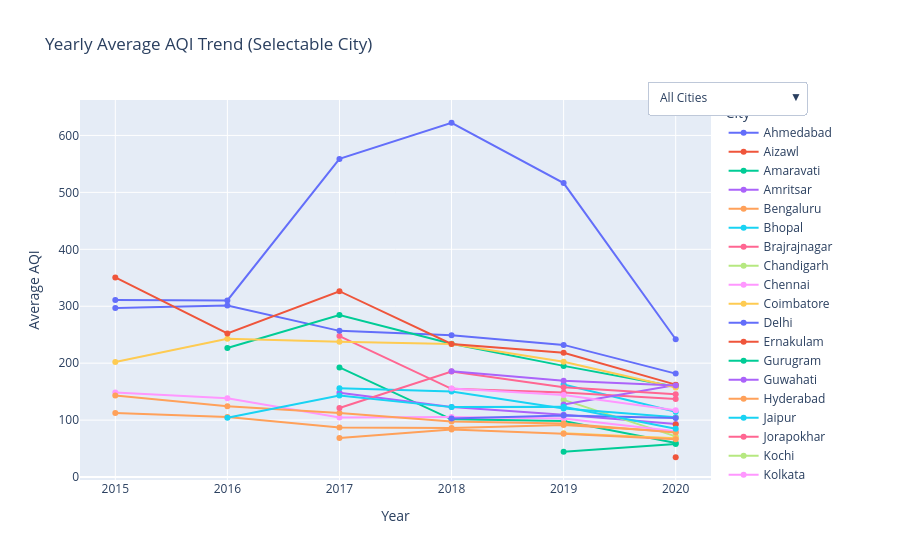

The cell this chart's notebook holds for it:
### Markdown cell above
## Yearly Average AQI Trend per City
This line chart shows the **average yearly AQI** for each city from 2015 to 2020. Each line represents one city, and the dropdown allows you to either compare all cities together or focus on a single city’s long-term air-quality trend.

### Code cell
df_year_city_aqi = (
    df.dropna(subset=["AQI"])
      .groupby(["City", "Year"])["AQI"]
      .mean()
      .reset_index()
)

fig = px.line(
    df_year_city_aqi,
    x="Year",
    y="AQI",
    color="City",
    markers=True,
    title="Yearly Average AQI Trend (Selectable City)",
    labels={"AQI": "Average AQI"}
)

cities = df_year_city_aqi["City"].unique()

dropdown_buttons = [
    {
        "label": "All Cities",
        "method": "update",
        "args": [
            {"visible": [True] * len(cities)},
            {"title": "Yearly Average AQI Trend - All Cities"}
        ],
    }
]

for i, city in enumerate(cities):
    visible = [False] * len(cities)
    visible[i] = True  # only this city's line visible
    dropdown_buttons.append(
        {
            "label": city,
            "method": "update",
            "args": [
                {"visible": visible},
                {"title": f"Yearly Average AQI Trend - {city}"}
            ],
        }
    )

fig.update_layout(
    updatemenus=[
        {
            "active": 0,
            "buttons": dropdown_buttons,
            "x": 1.15,
            "y": 1.05
        }
    ]
)

fig.show()

### Figure 1 — Plotly figure (JSON) as saved in the notebook; plotly's stock layout.template omitted (floating-point values rounded to 4 significant figures)
{"data": [{"hovertemplate": "City=Ahmedabad<br>Year=%{x}<br>Average AQI=%{y}<extra></extra>", "legendgroup": "Ahmedabad", "line": {"color": "#636efa", "dash": "solid"}, "marker": {"symbol": "circle"}, "mode": "lines+markers", "name": "Ahmedabad", "orientation": "v", "showlegend": true, "type": "scatter", "x": [2015, 2016, 2017, 2018, 2019, 2020], "xaxis": "x", "y": [311.0, 310.2, 558.8, 622.3, 516.4, 242.1], "yaxis": "y"}, {"hovertemplate": "City=Aizawl<br>Year=%{x}<br>Average AQI=%{y}<extra></extra>", "legendgroup": "Aizawl", "line": {"color": "#EF553B", "dash": "solid"}, "marker": {"symbol": "circle"}, "mode": "lines+markers", "name": "Aizawl", "orientation": "v", "showlegend": true, "type": "scatter", "x": [2020], "xaxis": "x", "y": [34.77], "yaxis": "y"}, {"hovertemplate": "City=Amaravati<br>Year=%{x}<br>Average AQI=%{y}<extra></extra>", "legendgroup": "Amaravati", "line": {"color": "#00cc96", "dash": "solid"}, "marker": {"symbol": "circle"}, "mode": "lines+markers", "name": "Amaravati", "orientation": "v", "showlegend": true, "type": "scatter", "x": [2017, 2018, 2019, 2020], "xaxis": "x", "y": [192.5, 101.4, 98.49, 59.88], "yaxis": "y"}, {"hovertemplate": "City=Amritsar<br>Year=%{x}<br>Average AQI=%{y}<extra></extra>", "legendgroup": "Amritsar", "line": {"color": "#ab63fa", "dash": "solid"}, "marker": {"symbol": "circle"}, "mode": "lines+markers", "name": "Amritsar", "orientation": "v", "showlegend": true, "type": "scatter", "x": [2017, 2018, 2019, 2020], "xaxis": "x", "y": [148.1, 122.9, 109.5, 92.98], "yaxis": "y"}, {"hovertemplate": "City=Bengaluru<br>Year=%{x}<br>Average AQI=%{y}<extra></extra>", "legendgroup": "Bengaluru", "line": {"color": "#FFA15A", "dash": "solid"}, "marker": {"symbol": "circle"}, "mode": "lines+markers", "name": "Bengaluru", "orientation": "v", "showlegend": true, "type": "scatter", "x": [2015, 2016, 2017, 2018, 2019, 2020], "xaxis": "x", "y": [112.6, 105.6, 87.12, 86.31, 91.6, 79.72], "yaxis": "y"}, {"hovertemplate": "City=Bhopal<br>Year=%{x}<br>Average AQI=%{y}<extra></extra>", "legendgroup": "Bhopal", "line": {"color": "#19d3f3", "dash": "solid"}, "marker": {"symbol": "circle"}, "mode": "lines+markers", "name": "Bhopal", "orientation": "v", "showlegend": true, "type": "scatter", "x": [2019, 2020], "xaxis": "x", "y": [162.6, 114.8], "yaxis": "y"}, {"hovertemplate": "City=Brajrajnagar<br>Year=%{x}<br>Average AQI=%{y}<extra></extra>", "legendgroup": "Brajrajnagar", "line": {"color": "#FF6692", "dash": "solid"}, "marker": {"symbol": "circle"}, "mode": "lines+markers", "name": "Brajrajnagar", "orientation": "v", "showlegend": true, "type": "scatter", "x": [2017, 2018, 2019, 2020], "xaxis": "x", "y": [247.6, 155.0, 148.4, 137.1], "yaxis": "y"}, {"hovertemplate": "City=Chandigarh<br>Year=%{x}<br>Average AQI=%{y}<extra></extra>", "legendgroup": "Chandigarh", "line": {"color": "#B6E880", "dash": "solid"}, "marker": {"symbol": "circle"}, "mode": "lines+markers", "name": "Chandigarh", "orientation": "v", "showlegend": true, "type": "scatter", "x": [2019, 2020], "xaxis": "x", "y": [135.5, 71.4], "yaxis": "y"}, {"hovertemplate": "City=Chennai<br>Year=%{x}<br>Average AQI=%{y}<extra></extra>", "legendgroup": "Chennai", "line": {"color": "#FF97FF", "dash": "solid"}, "marker": {"symbol": "circle"}, "mode": "lines+markers", "name": "Chennai", "orientation": "v", "showlegend": true, "type": "scatter", "x": [2015, 2016, 2017, 2018, 2019, 2020], "xaxis": "x", "y": [148.3, 138.6, 104.5, 105.5, 102.9, 80.25], "yaxis": "y"}, {"hovertemplate": "City=Coimbatore<br>Year=%{x}<br>Average AQI=%{y}<extra></extra>", "legendgroup": "Coimbatore", "line": {"color": "#FECB52", "dash": "solid"}, "marker": {"symbol": "circle"}, "mode": "lines+markers", "name": "Coimbatore", "orientation": "v", "showlegend": true, "type": "scatter", "x": [2019, 2020], "xaxis": "x", "y": [77.03, 68.2], "yaxis": "y"}, {"hovertemplate": "City=Delhi<br>Year=%{x}<br>Average AQI=%{y}<extra></extra>", "legendgroup": "Delhi", "line": {"color": "#636efa", "dash": "solid"}, "marker": {"symbol": "circle"}, "mode": "lines+markers", "name": "Delhi", "orientation": "v", "showlegend": true, "type": "scatter", "x": [2015, 2016, 2017, 2018, 2019, 2020], "xaxis": "x", "y": [297.0, 301.4, 256.7, 249.2, 232.1, 181.7], "yaxis": "y"}, {"hovertemplate": "City=Ernakulam<br>Year=%{x}<br>Average AQI=%{y}<extra></extra>", "legendgroup": "Ernakulam", "line": {"color": "#EF553B", "dash": "solid"}, "marker": {"symbol": "circle"}, "mode": "lines+markers", "name": "Ernakulam", "orientation": "v", "showlegend": true, "type": "scatter", "x": [2020], "xaxis": "x", "y": [92.36], "yaxis": "y"}, {"hovertemplate": "City=Gurugram<br>Year=%{x}<br>Average AQI=%{y}<extra></extra>", "legendgroup": "Gurugram", "line": {"color": "#00cc96", "dash": "solid"}, "marker": {"symbol": "circle"}, "mode": "lines+markers", "name": "Gurugram", "orientation": "v", "showlegend": true, "type": "scatter", "x": [2016, 2017, 2018, 2019, 2020], "xaxis": "x", "y": [226.7, 284.7, 234.2, 195.2, 158.7], "yaxis": "y"}, {"hovertemplate": "City=Guwahati<br>Year=%{x}<br>Average AQI=%{y}<extra></extra>", "legendgroup": "Guwahati", "line": {"color": "#ab63fa", "dash": "solid"}, "marker": {"symbol": "circle"}, "mode": "lines+markers", "name": "Guwahati", "orientation": "v", "showlegend": true, "type": "scatter", "x": [2019, 2020], "xaxis": "x", "y": [127.6, 161.5], "yaxis": "y"}, {"hovertemplate": "City=Hyderabad<br>Year=%{x}<br>Average AQI=%{y}<extra></extra>", "legendgroup": "Hyderabad", "line": {"color": "#FFA15A", "dash": "solid"}, "marker": {"symbol": "circle"}, "mode": "lines+markers", "name": "Hyderabad", "orientation": "v", "showlegend": true, "type": "scatter", "x": [2015, 2016, 2017, 2018, 2019, 2020], "xaxis": "x", "y": [143.4, 124.2, 112.3, 97.56, 93.98, 78.17], "yaxis": "y"}, {"hovertemplate": "City=Jaipur<br>Year=%{x}<br>Average AQI=%{y}<extra></extra>", "legendgroup": "Jaipur", "line": {"color": "#19d3f3", "dash": "solid"}, "marker": {"symbol": "circle"}, "mode": "lines+markers", "name": "Jaipur", "orientation": "v", "showlegend": true, "type": "scatter", "x": [2017, 2018, 2019, 2020], "xaxis": "x", "y": [156.1, 150.0, 120.5, 105.1], "yaxis": "y"}, {"hovertemplate": "City=Jorapokhar<br>Year=%{x}<br>Average AQI=%{y}<extra></extra>", "legendgroup": "Jorapokhar", "line": {"color": "#FF6692", "dash": "solid"}, "marker": {"symbol": "circle"}, "mode": "lines+markers", "name": "Jorapokhar", "orientation": "v", "showlegend": true, "type": "scatter", "x": [2017, 2018, 2019, 2020], "xaxis": "x", "y": [121.2, 185.2, 157.6, 145.3], "yaxis": "y"}, {"hovertemplate": "City=Kochi<br>Year=%{x}<br>Average AQI=%{y}<extra></extra>", "legendgroup": "Kochi", "line": {"color": "#B6E880", "dash": "solid"}, "marker": {"symbol": "circle"}, "mode": "lines+markers", "name": "Kochi", "orientation": "v", "showlegend": true, "type": "scatter", "x": [2020], "xaxis": "x", "y": [104.3], "yaxis": "y"}, {"hovertemplate": "City=Kolkata<br>Year=%{x}<br>Average AQI=%{y}<extra></extra>", "legendgroup": "Kolkata", "line": {"color": "#FF97FF", "dash": "solid"}, "marker": {"symbol": "circle"}, "mode": "lines+markers", "name": "Kolkata", "orientation": "v", "showlegend": true, "type": "scatter", "x": [2018, 2019, 2020], "xaxis": "x", "y": [155.3, 143.9, 117.3], "yaxis": "y"}, {"hovertemplate": "City=Lucknow<br>Year=%{x}<br>Average AQI=%{y}<extra></extra>", "legendgroup": "Lucknow", "line": {"color": "#FECB52", "dash": "solid"}, "marker": {"symbol": "circle"}, "mode": "lines+markers", "name": "Lucknow", "orientation": "v", "showlegend": true, "type": "scatter", "x": [2015, 2016, 2017, 2018, 2019, 2020], "xaxis": "x", "y": [202.2, 243.0, 237.6, 233.8, 202.6, 157.1], "yaxis": "y"}, {"hovertemplate": "City=Mumbai<br>Year=%{x}<br>Average AQI=%{y}<extra></extra>", "legendgroup": "Mumbai", "line": {"color": "#636efa", "dash": "solid"}, "marker": {"symbol": "circle"}, "mode": "lines+markers", "name": "Mumbai", "orientation": "v", "showlegend": true, "type": "scatter", "x": [2018, 2019, 2020], "xaxis": "x", "y": [102.6, 108.0, 103.6], "yaxis": "y"}, {"hovertemplate": "City=Patna<br>Year=%{x}<br>Average AQI=%{y}<extra></extra>", "legendgroup": "Patna", "line": {"color": "#EF553B", "dash": "solid"}, "marker": {"symbol": "circle"}, "mode": "lines+markers", "name": "Patna", "orientation": "v", "showlegend": true, "type": "scatter", "x": [2015, 2016, 2017, 2018, 2019, 2020], "xaxis": "x", "y": [350.6, 252.3, 326.4, 233.6, 218.3, 162.3], "yaxis": "y"}, {"hovertemplate": "City=Shillong<br>Year=%{x}<br>Average AQI=%{y}<extra></extra>", "legendgroup": "Shillong", "line": {"color": "#00cc96", "dash": "solid"}, "marker": {"symbol": "circle"}, "mode": "lines+markers", "name": "Shillong", "orientation": "v", "showlegend": true, "type": "scatter", "x": [2019, 2020], "xaxis": "x", "y": [44.48, 57.93], "yaxis": "y"}, {"hovertemplate": "City=Talcher<br>Year=%{x}<br>Average AQI=%{y}<extra></extra>", "legendgroup": "Talcher", "line": {"color": "#ab63fa", "dash": "solid"}, "marker": {"symbol": "circle"}, "mode": "lines+markers", "name": "Talcher", "orientation": "v", "showlegend": true, "type": "scatter", "x": [2018, 2019, 2020], "xaxis": "x", "y": [185.7, 169.0, 160.7], "yaxis": "y"}, {"hovertemplate": "City=Thiruvananthapuram<br>Year=%{x}<br>Average AQI=%{y}<extra></extra>", "legendgroup": "Thiruvananthapuram", "line": {"color": "#FFA15A", "dash": "solid"}, "marker": {"symbol": "circle"}, "mode": "lines+markers", "name": "Thiruvananthapuram", "orientation": "v", "showlegend": true, "type": "scatter", "x": [2017, 2018, 2019, 2020], "xaxis": "x", "y": [68.61, 83.46, 76.24, 66.46], "yaxis": "y"}, {"hovertemplate": "City=Visakhapatnam<br>Year=%{x}<br>Average AQI=%{y}<extra></extra>", "legendgroup": "Visakhapatnam", "line": {"color": "#19d3f3", "dash": "solid"}, "marker": {"symbol": "circle"}, "mode": "lines+markers", "name": "Visakhapatnam", "orientation": "v", "showlegend": true, "type": "scatter", "x": [2016, 2017, 2018, 2019, 2020], "xaxis": "x", "y": [104.0, 143.1, 122.8, 123.4, 84.69], "yaxis": "y"}], "layout": {"legend": {"title": {"text": "City"}, "tracegroupgap": 0}, "title": {"text": "Yearly Average AQI Trend (Selectable City)"}, "updatemenus": [{"active": 0, "buttons": [{"args": [{"visible": [true, true, true, true, true, true, true, true, true, true, true, true, true, true, true, true, true, true, true, true, true, true, true, true, true, true]}, {"title": "Yearly Average AQI Trend - All Cities"}], "label": "All Cities", "method": "update"}, {"args": [{"visible": [true, false, false, false, false, false, false, false, false, false, false, false, false, false, false, false, false, false, false, false, false, false, false, false, false, false]}, {"title": "Yearly Average AQI Trend - Ahmedabad"}], "label": "Ahmedabad", "method": "update"}, {"args": [{"visible": [false, true, false, false, false, false, false, false, false, false, false, false, false, false, false, false, false, false, false, false, false, false, false, false, false, false]}, {"title": "Yearly Average AQI Trend - Aizawl"}], "label": "Aizawl", "method": "update"}, {"args": [{"visible": [false, false, true, false, false, false, false, false, false, false, false, false, false, false, false, false, false, false, false, false, false, false, false, false, false, false]}, {"title": "Yearly Average AQI Trend - Amaravati"}], "label": "Amaravati", "method": "update"}, {"args": [{"visible": [false, false, false, true, false, false, false, false, false, false, false, false, false, false, false, false, false, false, false, false, false, false, false, false, false, false]}, {"title": "Yearly Average AQI Trend - Amritsar"}], "label": "Amritsar", "method": "update"}, {"args": [{"visible": [false, false, false, false, true, false, false, false, false, false, false, false, false, false, false, false, false, false, false, false, false, false, false, false, false, false]}, {"title": "Yearly Average AQI Trend - Bengaluru"}], "label": "Bengaluru", "method": "update"}, {"args": [{"visible": [false, false, false, false, false, true, false, false, false, false, false, false, false, false, false, false, false, false, false, false, false, false, false, false, false, false]}, {"title": "Yearly Average AQI Trend - Bhopal"}], "label": "Bhopal", "method": "update"}, {"args": [{"visible": [false, false, false, false, false, false, true, false, false, false, false, false, false, false, false, false, false, false, false, false, false, false, false, false, false, false]}, {"title": "Yearly Average AQI Trend - Brajrajnagar"}], "label": "Brajrajnagar", "method": "update"}, {"args": [{"visible": [false, false, false, false, false, false, false, true, false, false, false, false, false, false, false, false, false, false, false, false, false, false, false, false, false, false]}, {"title": "Yearly Average AQI Trend - Chandigarh"}], "label": "Chandigarh", "method": "update"}, {"args": [{"visible": [false, false, false, false, false, false, false, false, true, false, false, false, false, false, false, false, false, false, false, false, false, false, false, false, false, false]}, {"title": "Yearly Average AQI Trend - Chennai"}], "label": "Chennai", "method": "update"}, {"args": [{"visible": [false, false, false, false, false, false, false, false, false, true, false, false, false, false, false, false, false, false, false, false, false, false, false, false, false, false]}, {"title": "Yearly Average AQI Trend - Coimbatore"}], "label": "Coimbatore", "method": "update"}, {"args": [{"visible": [false, false, false, false, false, false, false, false, false, false, true, false, false, false, false, false, false, false, false, false, false, false, false, false, false, false]}, {"title": "Yearly Average AQI Trend - Delhi"}], "label": "Delhi", "method": "update"}, {"args": [{"visible": [false, false, false, false, false, false, false, false, false, false, false, true, false, false, false, false, false, false, false, false, false, false, false, false, false, false]}, {"title": "Yearly Average AQI Trend - Ernakulam"}], "label": "Ernakulam", "method": "update"}, {"args": [{"visible": [false, false, false, false, false, false, false, false, false, false, false, false, true, false, false, false, false, false, false, false, false, false, false, false, false, false]}, {"title": "Yearly Average AQI Trend - Gurugram"}], "label": "Gurugram", "method": "update"}, {"args": [{"visible": [false, false, false, false, false, false, false, false, false, false, false, false, false, true, false, false, false, false, false, false, false, false, false, false, false, false]}, {"title": "Yearly Average AQI Trend - Guwahati"}], "label": "Guwahati", "method": "update"}, {"args": [{"visible": [false, false, false, false, false, false, false, false, false, false, false, false, false, false, true, false, false, false, false, false, false, false, false, false, false, false]}, {"title": "Yearly Average AQI Trend - Hyderabad"}], "label": "Hyderabad", "method": "update"}, {"args": [{"visible": [false, false, false, false, false, false, false, false, false, false, false, false, false, false, false, true, false, false, false, false, false, false, false, false, false, false]}, {"title": "Yearly Average AQI Trend - Jaipur"}], "label": "Jaipur", "method": "update"}, {"args": [{"visible": [false, false, false, false, false, false, false, false, false, false, false, false, false, false, false, false, true, false, false, false, false, false, false, false, false, false]}, {"title": "Yearly Average AQI Trend - Jorapokhar"}], "label": "Jorapokhar", "method": "update"}, {"args": [{"visible": [false, false, false, false, false, false, false, false, false, false, false, false, false, false, false, false, false, true, false, false, false, false, false, false, false, false]}, {"title": "Yearly Average AQI Trend - Kochi"}], "label": "Kochi", "method": "update"}, {"args": [{"visible": [false, false, false, false, false, false, false, false, false, false, false, false, false, false, false, false, false, false, true, false, false, false, false, false, false, false]}, {"title": "Yearly Average AQI Trend - Kolkata"}], "label": "Kolkata", "method": "update"}, {"args": [{"visible": [false, false, false, false, false, false, false, false, false, false, false, false, false, false, false, false, false, false, false, true, false, false, false, false, false, false]}, {"title": "Yearly Average AQI Trend - Lucknow"}], "label": "Lucknow", "method": "update"}, {"args": [{"visible": [false, false, false, false, false, false, false, false, false, false, false, false, false, false, false, false, false, false, false, false, true, false, false, false, false, false]}, {"title": "Yearly Average AQI Trend - Mumbai"}], "label": "Mumbai", "method": "update"}, {"args": [{"visible": [false, false, false, false, false, false, false, false, false, false, false, false, false, false, false, false, false, false, false, false, false, true, false, false, false, false]}, {"title": "Yearly Average AQI Trend - Patna"}], "label": "Patna", "method": "update"}, {"args": [{"visible": [false, false, false, false, false, false, false, false, false, false, false, false, false, false, false, false, false, false, false, false, false, false, true, false, false, false]}, {"title": "Yearly Average AQI Trend - Shillong"}], "label": "Shillong", "method": "update"}, {"args": [{"visible": [false, false, false, false, false, false, false, false, false, false, false, false, false, false, false, false, false, false, false, false, false, false, false, true, false, false]}, {"title": "Yearly Average AQI Trend - Talcher"}], "label": "Talcher", "method": "update"}, {"args": [{"visible": [false, false, false, false, false, false, false, false, false, false, false, false, false, false, false, false, false, false, false, false, false, false, false, false, true, false]}, {"title": "Yearly Average AQI Trend - Thiruvananthapuram"}], "label": "Thiruvananthapuram", "method": "update"}, {"args": [{"visible": [false, false, false, false, false, false, false, false, false, false, false, false, false, false, false, false, false, false, false, false, false, false, false, false, false, true]}, {"title": "Yearly Average AQI Trend - Visakhapatnam"}], "label": "Visakhapatnam", "method": "update"}], "x": 1.15, "y": 1.05}], "xaxis": {"anchor": "y", "domain": [0, 1], "title": {"text": "Year"}}, "yaxis": {"anchor": "x", "domain": [0, 1], "title": {"text": "Average AQI"}}}}
